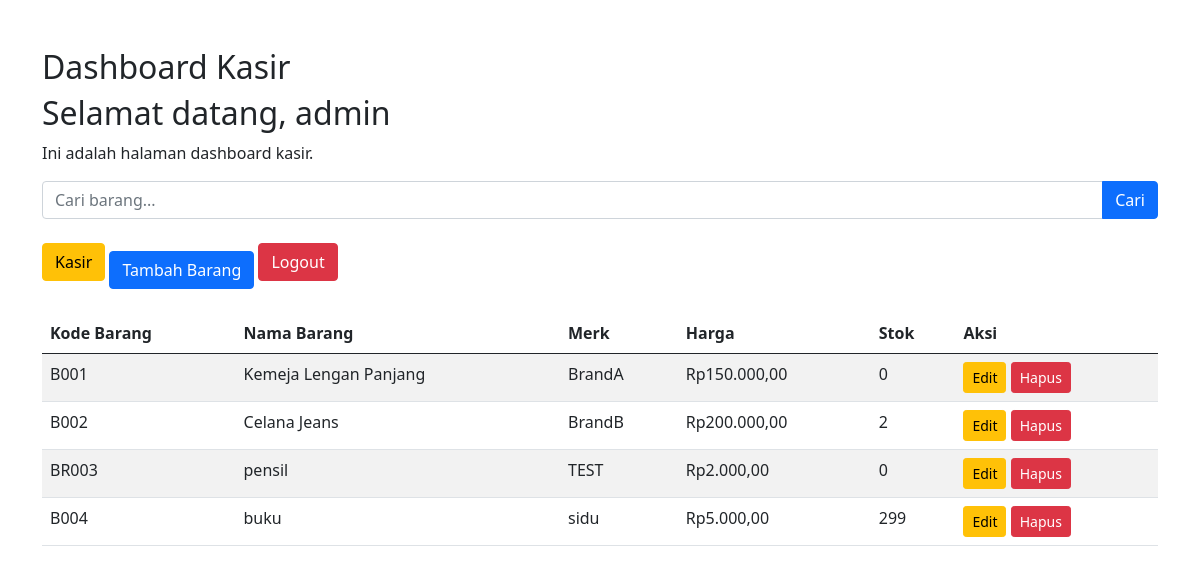
The app's page /barang.php (signed in) with its own data.
### tables this page shows
CREATE TABLE `barang` (
  `id` int NOT NULL,
  `kode_barang` varchar(50) NOT NULL,
  `nama_barang` varchar(100) NOT NULL,
  `merk` varchar(100) DEFAULT NULL,
  `harga` decimal(10,2) NOT NULL,
  `stok` int NOT NULL,
  `tanggal_dibuat` timestamp NULL DEFAULT CURRENT_TIMESTAMP
);

### barang.php (the view, shortened to what this page needs)
<?php
include('config.php');
$search_query = '';
$query = "SELECT * FROM barang WHERE kode_barang LIKE '%$search_query%' OR nama_barang LIKE '%$search_query%'";
$result = $conn->query($query);
?>
<!DOCTYPE html>
<html lang="id">
<head>
    <link href="https://cdn.jsdelivr.net/npm/bootstrap@5.0.0-beta3/dist/css/bootstrap.min.css" rel="stylesheet">
</head>
<body>
    <div class="container">
        <h2 class="mt-5">Dashboard Kasir</h2>
        <?php
        echo "<h2>Selamat datang, " . $_SESSION['username'] . "</h2>";
        echo "<p>Ini adalah halaman dashboard kasir.</p>";
        ?>
        <form method="POST" class="mb-3">
            <div class="input-group">
                <input type="text" class="form-control" name="search" placeholder="Cari barang..." value="<?php echo $search_query; ?>">
                <button class="btn btn-primary" type="submit">Cari</button>
            </div>
        </form>
        <a href="dashboard.php" class="btn btn-warning">Kasir</a>
        <a href="tambah_barang.php" class="btn btn-primary mt-3">Tambah Barang</a>
        <a href="logout.php" class="btn btn-danger">Logout</a>
        <table class="table table-striped mt-4">
            <thead>
                <tr>
                    <th>Kode Barang</th>
                    <th>Nama Barang</th>
                    <th>Merk</th>
                    <th>Harga</th>
                    <th>Stok</th>
                    <th>Aksi</th>
                </tr>
            </thead>
            <tbody>
                <?php
                if ($result->num_rows > 0) {
                    while($row = $result->fetch_assoc()) {
                        echo "<tr>
                                <td>{$row['kode_barang']}</td>
                                <td>{$row['nama_barang']}</td>
                                <td>{$row['merk']}</td>
                                <td>Rp" . number_format($row['harga'], 2, ',', '.') . "</td>
                                <td>{$row['stok']}</td>
                                <td>
                                    <a href='edit_barang.php?id={$row['id']}' class='btn btn-warning btn-sm'>Edit</a>
                                    <a href='hapus_barang.php?id={$row['id']}' class='btn btn-danger btn-sm'>Hapus</a>
                                </td>
                              </tr>";
                    }
                } else {
                    echo "<tr><td colspan='6' class='text-center'>Tidak ada barang ditemukan</td></tr>";
                }
                ?>
            </tbody>
        </table>
    </div>
</body>
</html>

### records on screen
barang: kode_barang "B001", nama_barang "Kemeja Lengan Panjang", merk "BrandA", harga "150.000,00", stok "0"
barang: kode_barang "B002", nama_barang "Celana Jeans", merk "BrandB", harga "200.000,00", stok "2"
barang: kode_barang "BR003", nama_barang "pensil", merk "TEST", harga "2.000,00", stok "0"
barang: kode_barang "B004", nama_barang "buku", merk "sidu", harga "5.000,00", stok "299"

### other values on screen
$_SESSION['username'] "admin"
